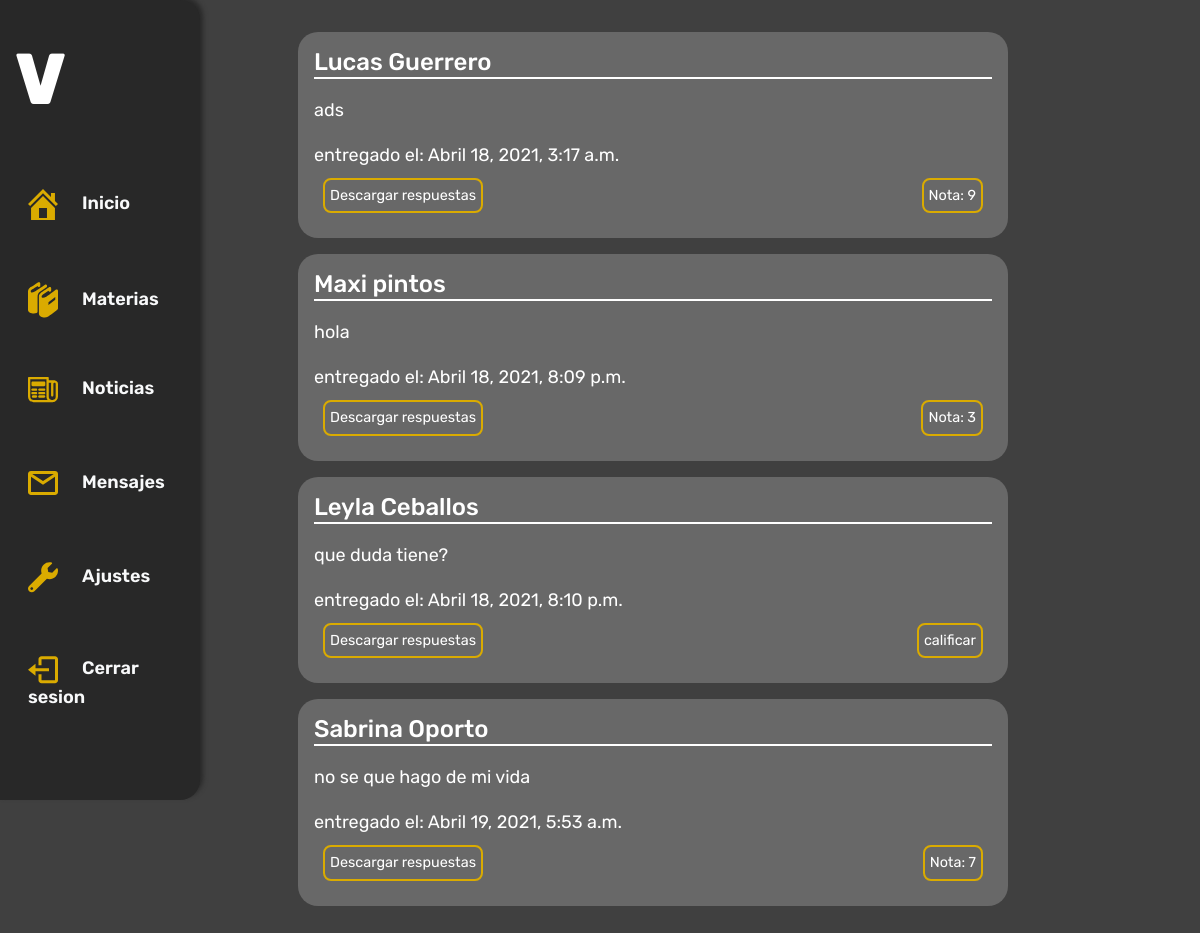
Page /profesor/respuesta_trabajo/6 (signed in) on the committed database.
### usuarios/models.py (models this page shows, shortened)
class RespuestaTrabajo(models.Model):
    estudiante = models.ForeignKey(Estudiante, on_delete = models.CASCADE)
    comentario = models.CharField(max_length = 400, null=True, blank=True)
    archivo = models.FileField(upload_to='respuestas-trabajo/%Y/%m/%d/')
    trabajo = models.ForeignKey(Trabajo, on_delete = models.CASCADE)
    create = models.DateTimeField(auto_now_add=True, null=True, blank=True)

class Estudiante(models.Model):
    user = models.OneToOneField(User, on_delete = models.CASCADE)
    nombre = models.CharField(max_length=50)
    apellido = models.CharField(max_length=50)
    dni = models.IntegerField(unique=True)
    curso = models.ForeignKey(Cursoos, on_delete = models.CASCADE, null=True, blank=True)
    foto =  models.ImageField(upload_to="fotos_de_perfil/estudiante", null=True, blank=True)
    class Meta():
        ordering = ['apellido']
    def __str__(self):
        nombre_y_apellido = self.nombre + " " + self.apellido
        return nombre_y_apellido

### volder_app/decorators.py (the view)
        def wrapper(request, *args, **kwargs):
            if not hasattr(request.user, self.attribute):
                return redirect(self.redirect_to_url, **self.args_dict_to_redirect)
            return view(request, *args, **kwargs)

### profesor/views.py (called while the page is built, shortened)
@RequiredUserAttribute(attribute = 'profesor', redirect_to_url = '/preceptor/')
def respuesta_trabajo(request, id_trabajo):
    trabajo = Trabajo.objects.get(id=id_trabajo)
    if request.user.profesor != trabajo.materia.profesor:
        return redirect("/profesor/")
    respuestasTrabajo = RespuestaTrabajo.objects.filter(trabajo = trabajo)
    form = FormNota()
    notas = []
    for respuestaTrabajo in respuestasTrabajo:
        try:
            notas += [NotaTrabajo.objects.get(respuestaTrabajo = respuestaTrabajo)]
        except:
            pass
    cont = {
        "respuestas":respuestasTrabajo,
        "form":form,
        "notas":notas,
    }
    return render(request, "profesor/respuesta_trabajo.html",cont)

### profesor/templates/profesor/respuesta_trabajo.html (shortened to what this page needs)
{% extends 'profesor/base.html' %}
{% load static %}
{% block content %}
<div class=" mid-contenido-animacion col-12 col-md-9 mx-auto my-4 px-4">
    <div class="row">
        {% for respuesta in respuestas %}
                <div  class="trabajo trabajos-animacion col-10 p-3 my-2 ml-4">
                    <div class="trabajo--titulo">
                        <h4 class="titulo--nombre">{{respuesta.estudiante}}</h4>
                    </div>
                    <p class="trabajo--p">  {{respuesta.comentario}}  </p>
                    <p><span >entregado el: </span> {{respuesta.create}}</p>
                    <div id="trabajo-{{respuesta.id}}" class="trabajo--end">
                        <a id="button-{{respuesta.id}}" href="{{respuesta.archivo.url}}" target="_BLANK" class="btn">Descargar respuestas</a>
                    </div>
                </div>
        {% endfor %}
    </div>
</div>
{% endblock %}

### volder_app/static/css/estudiante/main.css (style rules this page uses)
:root { --naranja:#DAAB00; --negro:#282828; --bg:#404040; --grey:#686868; --white:#FFF; }
* { margin: 0px; padding: 0px; outline: none; }
p { margin:0 }
.row { margin: 0px !important; padding: 0px !important; }
body { max-width: 100vw; overflow-x: hidden; font-size: 18px; font-family:'Rubik', sans-serif; }
.trabajo { color: var(--white); display: inline-block; background-color: var(--grey); border-radius: 20px; padding: 5px 10px; }
.trabajo--titulo { display:flex; align-items: center; border-bottom: 2px solid var(--white); }
.titulo--nombre, .titulo--fecha { margin-bottom:0; }
.titulo--nombre { font-weight:500; }
.trabajo--p { margin: 1em 0 1em 0; }
.trabajo--end { display:flex; position: relative; bottom:0; margin: .5em; }
.trabajo--end .btn, .button--especial { font-size: .8em; border: 2px solid var(--naranja); border-radius: 8px; background-color: transparent; color:var(--white); padding: 5px; }

### volder_app/templates/volder/carga.html (style rules this page uses)
*, *::after,*::before { margin: 0; padding: 0; -webkit-box-sezing: border-box; -moz-box-sezing: border-box; box-sezing: border-box; }

### rows in the picture
RespuestaTrabajo: estudiante "Lucas Guerrero", comentario "ads", create "Abril 18, 2021, 3:17 a.m."
RespuestaTrabajo: estudiante "Maxi pintos", comentario "hola", create "Abril 18, 2021, 8:09 p.m."
RespuestaTrabajo: estudiante "Leyla Ceballos", comentario "que duda tiene?", create "Abril 18, 2021, 8:10 p.m."
RespuestaTrabajo: estudiante "Sabrina Oporto", comentario "no se que hago de mi vida", create "Abril 19, 2021, 5:53 a.m."
